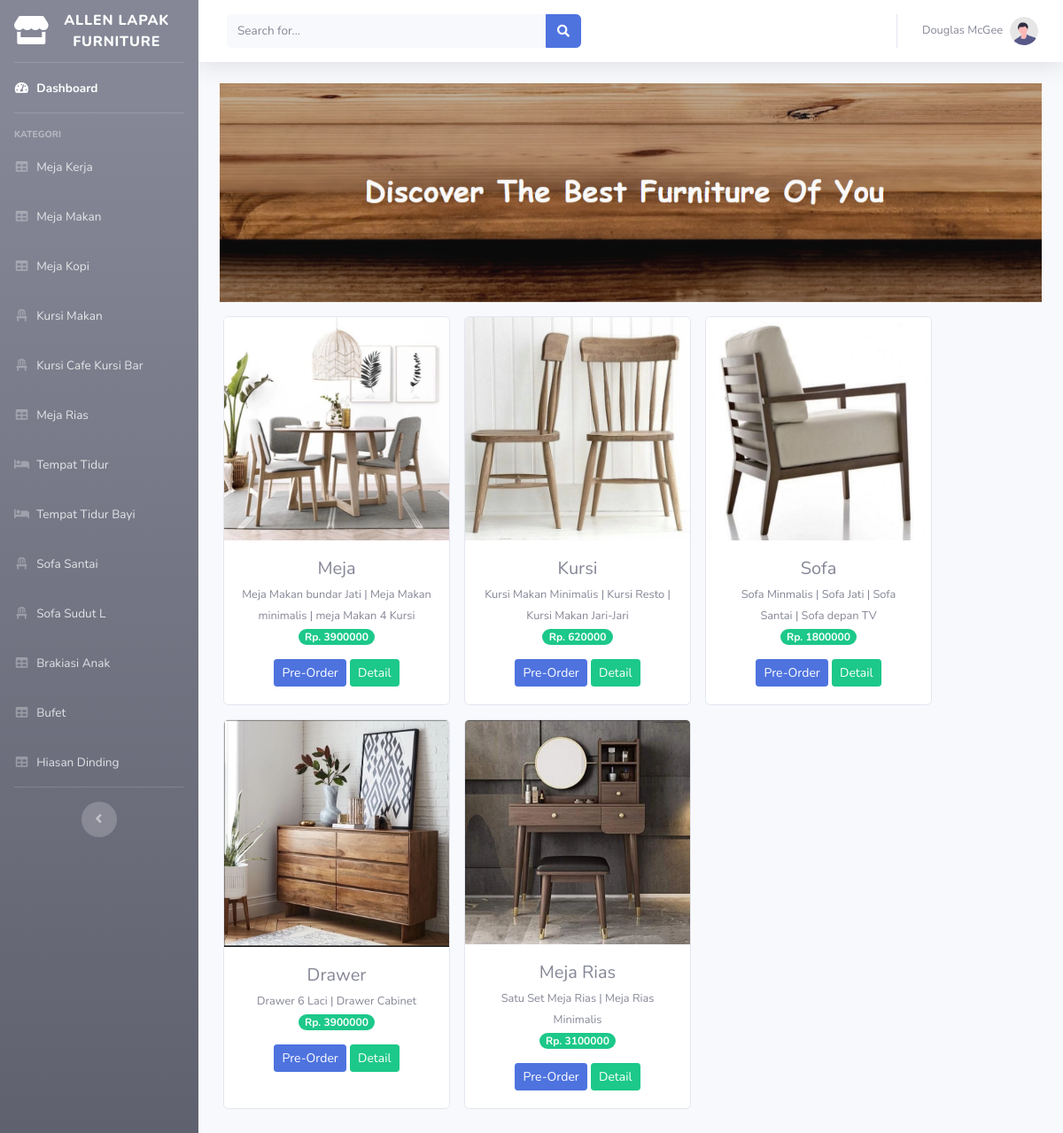
The page / on the database its author committed.
### tables this page shows
CREATE TABLE `tb_barang` (
  `id_brg` int(11) NOT NULL,
  `nama_brg` varchar(120) NOT NULL,
  `keterangan` varchar(255) NOT NULL,
  `kategori` varchar(60) NOT NULL,
  `harga` int(11) NOT NULL,
  `stok` int(11) NOT NULL,
  `gambar` text NOT NULL
);

### application/controllers/dashboard.php (called while the page is built)
<?php
class Dashboard extends CI_Controller{
	public function index()
	{
		$data['barang'] = $this->model_barang->tampil_data()->result();
		$this->load->view('template/header');
		$this->load->view('template/sidebar');
		$this->load->view('template/footer');
		$this->load->view('dashboard', $data);
	}
}

### index.php (called while the page is built, shortened)
<?php
require_once BASEPATH.'core/CodeIgniter.php';

### application/models/model_barang.php (called while the page is built, shortened)
<?php
class Model_barang extends CI_Model{
	public function tampil_data(){
		return $this->db->get('tb_barang');
	}
}

### application/views/dashboard.php (the view)
<dir class="container-fluid">
	<div id="carouselExampleIndicators" class="carousel slide" data-bs-ride="true">
	  <div class="carousel-inner">
	    <div class="carousel-item active">
	      <img src="<?php echo base_url('assets/img/backgrounds.PNG') ?>" class="d-block w-100" alt="...">
	    </div>
	  </div>
	</div>
	<div class="row text-center mt-3">
		<?php foreach ($barang as $brg) : ?>
			<div class="card ml-3 mb-3" style="width: 16rem;">
  			<img src="<?php echo base_url().'/uploads/'.$brg->gambar ?>" class="card-img-top" alt="...">
 				<div class="card-body">
    				<h5 class="card-title mb-1"><?php echo $brg->nama_brg ?></h5>
    				<small><?php echo $brg->keterangan?></small><br>
    				<span class="badge badge-pill badge-success mb-3">Rp. <?php echo $brg->harga?></span><br>
    				<a href="#" class="btn btn-sm btn-primary">Pre-Order</a>
    				<a href="#" class="btn btn-sm btn-success">Detail</a>
  				</div>
			</div>
		<?php endforeach; ?>
	</div>
</dir>

### application/views/template/header.php (shortened to what this page needs)
<!DOCTYPE html>
<html lang="en">
<head>
    <link href="<?php echo base_url() ?>assets/vendor/fontawesome-free/css/all.min.css" rel="stylesheet" type="text/css">
    <link href="<?php echo base_url() ?>assets/css/sb-admin-2.min.css" rel="stylesheet">
</head>

### application/views/template/sidebar.php (shortened to what this page needs)
<body id="page-top">
    <div id="wrapper">
        <ul class="navbar-nav bg-gradient-secondary sidebar sidebar-dark accordion" id="accordionSidebar">
            <a class="sidebar-brand d-flex align-items-center justify-content-center" href="index.html">
                <div class="sidebar-brand-icon">
                   <i class="fas fa-store"></i>
                </div>
                <div class="sidebar-brand-text mx-3">Allen LAPAK FURNITURE</div>
            </a>
            <hr class="sidebar-divider my-0">
            <li class="nav-item active">
                <a class="nav-link" href="index.html">
                    <i class="fas fa-fw fa-tachometer-alt"></i>
                    <span>Dashboard</span></a>
            </li>
            <hr class="sidebar-divider">
            <div class="sidebar-heading">
                KATEGORI
            </div>
            <li class="nav-item">
                <a class="nav-link" href="tables.html">
                    <i class="fas fa-fw fa-table"></i>
                    <span>Meja Kerja</span></a>
            </li>
            <li class="nav-item">
                <a class="nav-link" href="tables.html">
                    <i class="fas fa-fw fa-table"></i>
                    <span>Meja Makan</span></a>
            </li>
            <li class="nav-item">
                <a class="nav-link" href="tables.html">
                    <i class="fas fa-fw fa-table"></i>
                    <span>Meja Kopi</span></a>
            </li>
            <li class="nav-item">
                <a class="nav-link" href="tables.html">
                    <i class="fas fa-fw fa-chair"></i>
                    <span>Kursi Makan</span></a>
            </li>
            <li class="nav-item">
                <a class="nav-link" href="tables.html">
                    <i class="fas fa-fw fa-chair"></i>
                    <span>Kursi Cafe Kursi Bar</span></a>
            </li>
            <li class="nav-item">
                <a class="nav-link" href="tables.html">
                    <i class="fas fa-fw fa-table"></i>
                    <span>Meja Rias</span></a>
            </li>
            <li class="nav-item">
                <a class="nav-link" href="tables.html">
                    <i class="fas fa-fw fa-bed"></i>
                    <span>Tempat Tidur</span></a>
            </li>
            <li class="nav-item">
                <a class="nav-link" href="tables.html">
                    <i class="fas fa-fw fa-bed"></i>
                    <span>Tempat Tidur Bayi</span></a>
            </li>
            <li class="nav-item">
                <a class="nav-link" href="tables.html">
                    <i class="fas fa-fw fa-chair"></i>
                    <span>Sofa Santai</span></a>
            </li>
            <li class="nav-item">
                <a class="nav-link" href="tables.html">
                    <i class="fas fa-fw fa-chair"></i>
                    <span>Sofa Sudut L</span></a>
            </li>
            <li class="nav-item">
                <a class="nav-link" href="tables.html">
                    <i class="fas fa-fw fa-table"></i>
                    <span>Brakiasi Anak</span></a>
            </li>
            <li class="nav-item">
                <a class="nav-link" href="tables.html">
                    <i class="fas fa-fw fa-table"></i>
                    <span>Bufet</span></a>
            </li>
            <li class="nav-item">
                <a class="nav-link" href="tables.html">
                    <i class="fas fa-fw fa-table"></i>
                    <span>Hiasan Dinding</span></a>
            </li>
            <hr class="sidebar-divider d-none d-md-block">
            <div class="text-center d-none d-md-inline">
                <button class="rounded-circle border-0" id="sidebarToggle"></button>
            </div>
        </ul>
        <div id="content-wrapper" class="d-flex flex-column">
            <div id="content">
                <nav class="navbar navbar-expand navbar-light bg-white topbar mb-4 static-top shadow">
                    <form
                        class="d-none d-sm-inline-block form-inline mr-auto ml-md-3 my-2 my-md-0 mw-100 navbar-search">
                        <div class="input-group">
                            <input type="text" class="form-control bg-light border-0 small" placeholder="Search for..."
                                aria-label="Search" aria-describedby="basic-addon2">
                            <div class="input-group-append">
                                <button class="btn btn-primary" type="button">
                                    <i class="fas fa-search fa-sm"></i>
                                </button>
                            </div>
                        </div>
                    </form>
                    <ul class="navbar-nav ml-auto">
                        <li class="nav-item dropdown no-arrow">
                            <a class="nav-link dropdown-toggle" href="#" id="userDropdown" role="button"
                                data-toggle="dropdown" aria-haspopup="true" aria-expanded="false">
                                <span class="mr-2 d-none d-lg-inline text-gray-600 small">Douglas McGee</span>
                                <img class="img-profile rounded-circle"
                                    src="img/undraw_profile.svg">
                            </a>
                        </li>
                    </ul>
                </nav>

### application/views/template/footer.php (shortened to what this page needs)
</body>
</html>

### rows shown on the page
tb_barang: gambar (picture), nama_brg "Meja", keterangan "Meja Makan bundar Jati | Meja Makan minimalis | meja Makan 4 Kursi", harga "3900000"
tb_barang: gambar (picture), nama_brg "Kursi", keterangan "Kursi Makan Minimalis | Kursi Resto | Kursi Makan Jari-Jari", harga "620000"
tb_barang: gambar (picture), nama_brg "Sofa", keterangan "Sofa Minmalis | Sofa Jati | Sofa Santai | Sofa depan TV", harga "1800000"
tb_barang: gambar (picture), nama_brg "Drawer", keterangan "Drawer 6 Laci | Drawer Cabinet", harga "3900000"
tb_barang: gambar (picture), nama_brg "Meja Rias", keterangan "Satu Set Meja Rias | Meja Rias Minimalis", harga "3100000"
